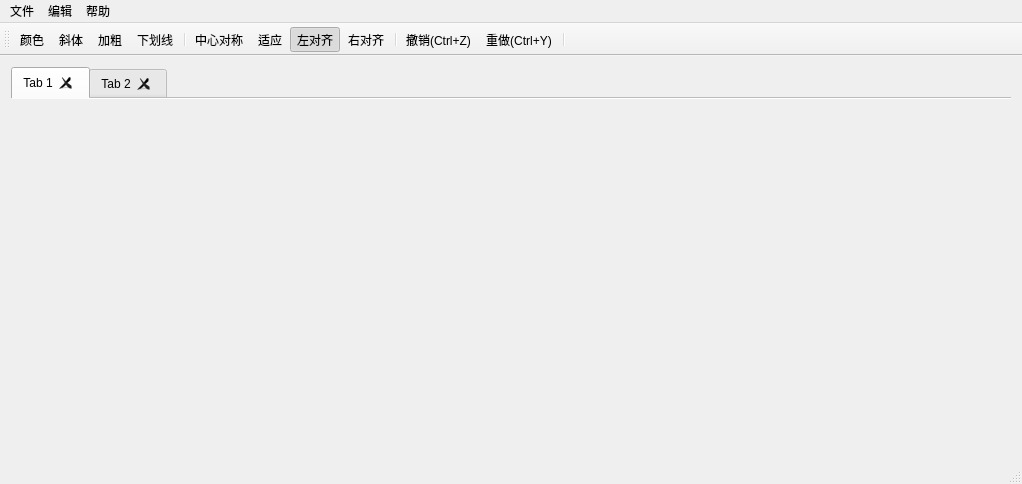
<?xml version="1.0" encoding="UTF-8"?>
<ui version="4.0">
 <class>TextEditer</class>
 <widget class="QMainWindow" name="TextEditer">
  <property name="geometry">
   <rect>
    <x>0</x>
    <y>0</y>
    <width>1022</width>
    <height>484</height>
   </rect>
  </property>
  <property name="windowTitle">
   <string>Qt5-Html文本编辑器</string>
  </property>
  <widget class="QWidget" name="centralWidget">
   <layout class="QVBoxLayout" name="verticalLayout">
    <item>
     <widget class="QTabWidget" name="tabWidget">
      <property name="tabPosition">
       <enum>QTabWidget::North</enum>
      </property>
      <property name="tabShape">
       <enum>QTabWidget::Rounded</enum>
      </property>
      <property name="currentIndex">
       <number>0</number>
      </property>
      <property name="elideMode">
       <enum>Qt::ElideNone</enum>
      </property>
      <property name="usesScrollButtons">
       <bool>true</bool>
      </property>
      <property name="documentMode">
       <bool>true</bool>
      </property>
      <property name="tabsClosable">
       <bool>true</bool>
      </property>
      <property name="movable">
       <bool>true</bool>
      </property>
      <property name="tabBarAutoHide">
       <bool>true</bool>
      </property>
      <widget class="QWidget" name="tab1">
       <attribute name="title">
        <string>Tab 1</string>
       </attribute>
      </widget>
      <widget class="QWidget" name="tab2">
       <attribute name="title">
        <string>Tab 2</string>
       </attribute>
       <layout class="QVBoxLayout" name="verticalLayout_3"/>
      </widget>
     </widget>
    </item>
   </layout>
  </widget>
  <widget class="QMenuBar" name="menuBar">
   <property name="geometry">
    <rect>
     <x>0</x>
     <y>0</y>
     <width>1022</width>
     <height>28</height>
    </rect>
   </property>
   <widget class="QMenu" name="fileMenu">
    <property name="title">
     <string>文件</string>
    </property>
    <addaction name="openFileAction"/>
    <addaction name="newFileAction"/>
    <addaction name="saveAction"/>
    <addaction name="saveAsAction"/>
    <addaction name="closeAction"/>
   </widget>
   <widget class="QMenu" name="editMenu">
    <property name="title">
     <string>编辑</string>
    </property>
    <addaction name="undoAction"/>
    <addaction name="redoAction"/>
    <addaction name="separator"/>
    <addaction name="copyAction"/>
    <addaction name="cutAction"/>
    <addaction name="pasteAction"/>
    <addaction name="separator"/>
    <addaction name="findAction"/>
    <addaction name="replaceAction"/>
   </widget>
   <widget class="QMenu" name="menu">
    <property name="title">
     <string>帮助</string>
    </property>
    <addaction name="aboutAction"/>
    <addaction name="actionHelp"/>
   </widget>
   <addaction name="fileMenu"/>
   <addaction name="editMenu"/>
   <addaction name="menu"/>
  </widget>
  <widget class="QToolBar" name="mainToolBar">
   <attribute name="toolBarArea">
    <enum>TopToolBarArea</enum>
   </attribute>
   <attribute name="toolBarBreak">
    <bool>false</bool>
   </attribute>
   <addaction name="colorAction"/>
   <addaction name="italicAction"/>
   <addaction name="boldAction"/>
   <addaction name="underLineAction"/>
   <addaction name="separator"/>
   <addaction name="centerAction"/>
   <addaction name="justifyAction"/>
   <addaction name="leftAction"/>
   <addaction name="rightAction"/>
   <addaction name="separator"/>
   <addaction name="undoAction"/>
   <addaction name="redoAction"/>
   <addaction name="separator"/>
  </widget>
  <widget class="QStatusBar" name="statusBar"/>
  <action name="openFileAction">
   <property name="text">
    <string>打开(Ctrl+O)</string>
   </property>
   <property name="shortcut">
    <string>Ctrl+O</string>
   </property>
  </action>
  <action name="newFileAction">
   <property name="text">
    <string>新建(Ctrl+N)</string>
   </property>
   <property name="shortcut">
    <string>Ctrl+N</string>
   </property>
  </action>
  <action name="saveAction">
   <property name="text">
    <string>保存(Ctrl+S)</string>
   </property>
   <property name="shortcut">
    <string>Ctrl+S</string>
   </property>
  </action>
  <action name="saveAsAction">
   <property name="text">
    <string>另存为</string>
   </property>
  </action>
  <action name="closeAction">
   <property name="text">
    <string>关闭</string>
   </property>
  </action>
  <action name="copyAction">
   <property name="text">
    <string>复制(Ctrl+C)</string>
   </property>
  </action>
  <action name="cutAction">
   <property name="text">
    <string>剪切(Ctrl+X)</string>
   </property>
  </action>
  <action name="pasteAction">
   <property name="text">
    <string>粘贴(Ctrl+V)</string>
   </property>
  </action>
  <action name="undoAction">
   <property name="icon">
    <iconset>
     <normaloff>icons/undo.png</normaloff>icons/undo.png</iconset>
   </property>
   <property name="text">
    <string>撤销(Ctrl+Z)</string>
   </property>
   <property name="shortcut">
    <string>Ctrl+Z</string>
   </property>
  </action>
  <action name="redoAction">
   <property name="icon">
    <iconset>
     <normaloff>icons/redo.png</normaloff>icons/redo.png</iconset>
   </property>
   <property name="text">
    <string>重做(Ctrl+Y)</string>
   </property>
   <property name="shortcut">
    <string>Ctrl+Y</string>
   </property>
  </action>
  <action name="colorAction">
   <property name="icon">
    <iconset>
     <normaloff>icons/color.png</normaloff>icons/color.png</iconset>
   </property>
   <property name="text">
    <string>颜色</string>
   </property>
   <property name="toolTip">
    <string>改变颜色</string>
   </property>
  </action>
  <action name="boldAction">
   <property name="checkable">
    <bool>true</bool>
   </property>
   <property name="icon">
    <iconset>
     <normaloff>icons/bold.png</normaloff>icons/bold.png</iconset>
   </property>
   <property name="text">
    <string>加粗</string>
   </property>
   <property name="toolTip">
    <string>加粗</string>
   </property>
  </action>
  <action name="centerAction">
   <property name="checkable">
    <bool>true</bool>
   </property>
   <property name="icon">
    <iconset>
     <normaloff>icons/center.png</normaloff>icons/center.png</iconset>
   </property>
   <property name="text">
    <string>中心对称</string>
   </property>
   <property name="toolTip">
    <string>中心对称</string>
   </property>
  </action>
  <action name="justifyAction">
   <property name="checkable">
    <bool>true</bool>
   </property>
   <property name="icon">
    <iconset>
     <normaloff>icons/justify.png</normaloff>icons/justify.png</iconset>
   </property>
   <property name="text">
    <string>适应</string>
   </property>
   <property name="toolTip">
    <string>适应</string>
   </property>
  </action>
  <action name="leftAction">
   <property name="checkable">
    <bool>true</bool>
   </property>
   <property name="checked">
    <bool>true</bool>
   </property>
   <property name="icon">
    <iconset>
     <normaloff>icons/left.png</normaloff>icons/left.png</iconset>
   </property>
   <property name="text">
    <string>左对齐</string>
   </property>
   <property name="toolTip">
    <string>左对齐</string>
   </property>
  </action>
  <action name="rightAction">
   <property name="checkable">
    <bool>true</bool>
   </property>
   <property name="icon">
    <iconset>
     <normaloff>icons/right.png</normaloff>icons/right.png</iconset>
   </property>
   <property name="text">
    <string>右对齐</string>
   </property>
   <property name="toolTip">
    <string>右对齐</string>
   </property>
  </action>
  <action name="italicAction">
   <property name="checkable">
    <bool>true</bool>
   </property>
   <property name="checked">
    <bool>false</bool>
   </property>
   <property name="icon">
    <iconset>
     <normaloff>icons/italic.png</normaloff>icons/italic.png</iconset>
   </property>
   <property name="text">
    <string>斜体</string>
   </property>
   <property name="toolTip">
    <string>斜体</string>
   </property>
  </action>
  <action name="underLineAction">
   <property name="checkable">
    <bool>true</bool>
   </property>
   <property name="icon">
    <iconset>
     <normaloff>icons/underline.png</normaloff>icons/underline.png</iconset>
   </property>
   <property name="text">
    <string>下划线</string>
   </property>
   <property name="toolTip">
    <string>下划线</string>
   </property>
  </action>
  <action name="findAction">
   <property name="text">
    <string>查找(Ctrl+F)</string>
   </property>
   <property name="shortcut">
    <string>Ctrl+F</string>
   </property>
  </action>
  <action name="replaceAction">
   <property name="text">
    <string>替换</string>
   </property>
  </action>
  <action name="aboutAction">
   <property name="text">
    <string>关于</string>
   </property>
  </action>
  <action name="actionHelp">
   <property name="text">
    <string>help</string>
   </property>
  </action>
 </widget>
 <layoutdefault spacing="6" margin="11"/>
 <resources/>
 <connections/>
</ui>
